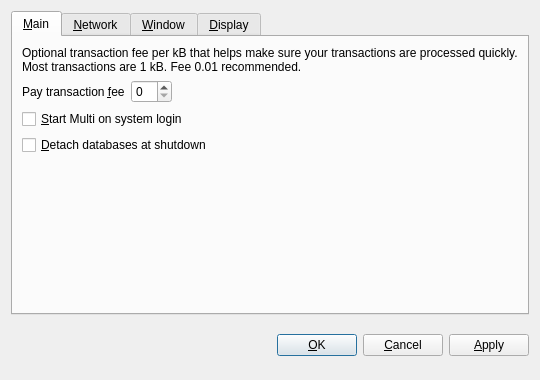
<?xml version="1.0" encoding="UTF-8"?>
<ui version="4.0">
 <class>OptionsDialog</class>
 <widget class="QDialog" name="OptionsDialog">
  <property name="geometry">
   <rect>
    <x>0</x>
    <y>0</y>
    <width>540</width>
    <height>380</height>
   </rect>
  </property>
  <property name="windowTitle">
   <string>Options</string>
  </property>
  <property name="modal">
   <bool>true</bool>
  </property>
  <layout class="QVBoxLayout" name="verticalLayout">
   <item>
    <widget class="QTabWidget" name="tabWidget">
     <property name="tabPosition">
      <enum>QTabWidget::North</enum>
     </property>
     <property name="currentIndex">
      <number>0</number>
     </property>
     <widget class="QWidget" name="tabMain">
      <attribute name="title">
       <string>&amp;Main</string>
      </attribute>
      <layout class="QVBoxLayout" name="verticalLayout_Main">
       <item>
        <widget class="QLabel" name="transactionFeeInfoLabel">
         <property name="text">
          <string>Optional transaction fee per kB that helps make sure your transactions are processed quickly. Most transactions are 1 kB. Fee 0.01 recommended.</string>
         </property>
         <property name="textFormat">
          <enum>Qt::PlainText</enum>
         </property>
         <property name="wordWrap">
          <bool>true</bool>
         </property>
        </widget>
       </item>
       <item>
        <layout class="QHBoxLayout" name="horizontalLayout_Main">
         <item>
          <widget class="QLabel" name="transactionFeeLabel">
           <property name="text">
            <string>Pay transaction &amp;fee</string>
           </property>
           <property name="textFormat">
            <enum>Qt::PlainText</enum>
           </property>
           <property name="buddy">
            <cstring>transactionFee</cstring>
           </property>
          </widget>
         </item>
         <item>
          <widget class="BitcoinAmountField" name="transactionFee"/>
         </item>
         <item>
          <spacer name="horizontalSpacer_Main">
           <property name="orientation">
            <enum>Qt::Horizontal</enum>
           </property>
           <property name="sizeHint" stdset="0">
            <size>
             <width>40</width>
             <height>20</height>
            </size>
           </property>
          </spacer>
         </item>
        </layout>
       </item>
       <item>
        <widget class="QCheckBox" name="bitcoinAtStartup">
         <property name="toolTip">
          <string>Automatically start Multi after logging in to the system.</string>
         </property>
         <property name="text">
          <string>&amp;Start Multi on system login</string>
         </property>
        </widget>
       </item>
       <item>
        <widget class="QCheckBox" name="detachDatabases">
         <property name="toolTip">
          <string>Detach block and address databases at shutdown. This means they can be moved to another data directory, but it slows down shutdown. The wallet is always detached.</string>
         </property>
         <property name="text">
          <string>&amp;Detach databases at shutdown</string>
         </property>
        </widget>
       </item>
       <item>
        <spacer name="verticalSpacer_Main">
         <property name="orientation">
          <enum>Qt::Vertical</enum>
         </property>
         <property name="sizeHint" stdset="0">
          <size>
           <width>20</width>
           <height>40</height>
          </size>
         </property>
        </spacer>
       </item>
      </layout>
     </widget>
     <widget class="QWidget" name="tabNetwork">
      <attribute name="title">
       <string>&amp;Network</string>
      </attribute>
      <layout class="QVBoxLayout" name="verticalLayout_Network">
       <item>
        <widget class="QCheckBox" name="mapPortUpnp">
         <property name="toolTip">
          <string>Automatically open the Multi client port on the router. This only works when your router supports UPnP and it is enabled.</string>
         </property>
         <property name="text">
          <string>Map port using &amp;UPnP</string>
         </property>
        </widget>
       </item>
       <item>
        <widget class="QCheckBox" name="connectSocks">
         <property name="toolTip">
          <string>Connect to the Multi network through a SOCKS proxy (e.g. when connecting through Tor).</string>
         </property>
         <property name="text">
          <string>&amp;Connect through SOCKS proxy:</string>
         </property>
        </widget>
       </item>
       <item>
        <layout class="QHBoxLayout" name="horizontalLayout_Network">
         <item>
          <widget class="QLabel" name="proxyIpLabel">
           <property name="text">
            <string>Proxy &amp;IP:</string>
           </property>
           <property name="textFormat">
            <enum>Qt::PlainText</enum>
           </property>
           <property name="buddy">
            <cstring>proxyIp</cstring>
           </property>
          </widget>
         </item>
         <item>
          <widget class="QValidatedLineEdit" name="proxyIp">
           <property name="maximumSize">
            <size>
             <width>140</width>
             <height>16777215</height>
            </size>
           </property>
           <property name="toolTip">
            <string>IP address of the proxy (e.g. 127.0.0.1)</string>
           </property>
          </widget>
         </item>
         <item>
          <widget class="QLabel" name="proxyPortLabel">
           <property name="text">
            <string>&amp;Port:</string>
           </property>
           <property name="textFormat">
            <enum>Qt::PlainText</enum>
           </property>
           <property name="buddy">
            <cstring>proxyPort</cstring>
           </property>
          </widget>
         </item>
         <item>
          <widget class="QLineEdit" name="proxyPort">
           <property name="maximumSize">
            <size>
             <width>55</width>
             <height>16777215</height>
            </size>
           </property>
           <property name="toolTip">
            <string>Port of the proxy (e.g. 9050)</string>
           </property>
          </widget>
         </item>
         <item>
          <widget class="QLabel" name="socksVersionLabel">
           <property name="text">
            <string>SOCKS &amp;Version:</string>
           </property>
           <property name="textFormat">
            <enum>Qt::PlainText</enum>
           </property>
           <property name="buddy">
            <cstring>socksVersion</cstring>
           </property>
          </widget>
         </item>
         <item>
          <widget class="QValueComboBox" name="socksVersion">
           <property name="toolTip">
            <string>SOCKS version of the proxy (e.g. 5)</string>
           </property>
          </widget>
         </item>
         <item>
          <spacer name="horizontalSpacer_Network">
           <property name="orientation">
            <enum>Qt::Horizontal</enum>
           </property>
           <property name="sizeHint" stdset="0">
            <size>
             <width>40</width>
             <height>20</height>
            </size>
           </property>
          </spacer>
         </item>
        </layout>
       </item>
       <item>
        <spacer name="verticalSpacer_Network">
         <property name="orientation">
          <enum>Qt::Vertical</enum>
         </property>
         <property name="sizeHint" stdset="0">
          <size>
           <width>20</width>
           <height>40</height>
          </size>
         </property>
        </spacer>
       </item>
      </layout>
     </widget>
     <widget class="QWidget" name="tabWindow">
      <attribute name="title">
       <string>&amp;Window</string>
      </attribute>
      <layout class="QVBoxLayout" name="verticalLayout_Window">
       <item>
        <widget class="QCheckBox" name="minimizeToTray">
         <property name="toolTip">
          <string>Show only a tray icon after minimizing the window.</string>
         </property>
         <property name="text">
          <string>&amp;Minimize to the tray instead of the taskbar</string>
         </property>
        </widget>
       </item>
       <item>
        <widget class="QCheckBox" name="minimizeOnClose">
         <property name="toolTip">
          <string>Minimize instead of exit the application when the window is closed. When this option is enabled, the application will be closed only after selecting Quit in the menu.</string>
         </property>
         <property name="text">
          <string>M&amp;inimize on close</string>
         </property>
        </widget>
       </item>
       <item>
        <spacer name="verticalSpacer_Window">
         <property name="orientation">
          <enum>Qt::Vertical</enum>
         </property>
         <property name="sizeHint" stdset="0">
          <size>
           <width>20</width>
           <height>40</height>
          </size>
         </property>
        </spacer>
       </item>
      </layout>
     </widget>
     <widget class="QWidget" name="tabDisplay">
      <attribute name="title">
       <string>&amp;Display</string>
      </attribute>
      <layout class="QVBoxLayout" name="verticalLayout_Display">
       <item>
        <layout class="QHBoxLayout" name="horizontalLayout_1_Display">
         <item>
          <widget class="QLabel" name="langLabel">
           <property name="text">
            <string>User Interface &amp;language:</string>
           </property>
           <property name="textFormat">
            <enum>Qt::PlainText</enum>
           </property>
           <property name="buddy">
            <cstring>lang</cstring>
           </property>
          </widget>
         </item>
         <item>
          <widget class="QValueComboBox" name="lang">
           <property name="toolTip">
            <string>The user interface language can be set here. This setting will take effect after restarting Multi.</string>
           </property>
          </widget>
         </item>
        </layout>
       </item>
       <item>
        <layout class="QHBoxLayout" name="horizontalLayout_2_Display">
         <item>
          <widget class="QLabel" name="unitLabel">
           <property name="text">
            <string>&amp;Unit to show amounts in:</string>
           </property>
           <property name="textFormat">
            <enum>Qt::PlainText</enum>
           </property>
           <property name="buddy">
            <cstring>unit</cstring>
           </property>
          </widget>
         </item>
         <item>
          <widget class="QValueComboBox" name="unit">
           <property name="toolTip">
            <string>Choose the default subdivision unit to show in the interface and when sending coins.</string>
           </property>
          </widget>
         </item>
        </layout>
       </item>
       <item>
        <widget class="QCheckBox" name="displayAddresses">
         <property name="toolTip">
          <string>Whether to show Multi addresses in the transaction list or not.</string>
         </property>
         <property name="text">
          <string>&amp;Display addresses in transaction list</string>
         </property>
        </widget>
       </item>
       <item>
        <widget class="QCheckBox" name="coinControlFeatures">
         <property name="toolTip">
          <string>Whether to show coin control features or not.</string>
         </property>
         <property name="text">
          <string>Display coin &amp;control features (experts only!)</string>
         </property>
        </widget>
       </item>
       <item>
        <spacer name="verticalSpacer_Display">
         <property name="orientation">
          <enum>Qt::Vertical</enum>
         </property>
         <property name="sizeHint" stdset="0">
          <size>
           <width>20</width>
           <height>40</height>
          </size>
         </property>
        </spacer>
       </item>
      </layout>
     </widget>
    </widget>
   </item>
   <item>
    <layout class="QHBoxLayout" name="horizontalLayout_Buttons">
     <item>
      <spacer name="horizontalSpacer_1">
       <property name="orientation">
        <enum>Qt::Horizontal</enum>
       </property>
       <property name="sizeHint" stdset="0">
        <size>
         <width>40</width>
         <height>48</height>
        </size>
       </property>
      </spacer>
     </item>
     <item>
      <widget class="QLabel" name="statusLabel">
       <property name="font">
        <font>
         <weight>75</weight>
         <bold>true</bold>
        </font>
       </property>
       <property name="text">
        <string/>
       </property>
       <property name="textFormat">
        <enum>Qt::PlainText</enum>
       </property>
       <property name="wordWrap">
        <bool>true</bool>
       </property>
      </widget>
     </item>
     <item>
      <spacer name="horizontalSpacer_2">
       <property name="orientation">
        <enum>Qt::Horizontal</enum>
       </property>
       <property name="sizeHint" stdset="0">
        <size>
         <width>40</width>
         <height>48</height>
        </size>
       </property>
      </spacer>
     </item>
     <item>
      <widget class="QPushButton" name="okButton">
       <property name="text">
        <string>&amp;OK</string>
       </property>
      </widget>
     </item>
     <item>
      <widget class="QPushButton" name="cancelButton">
       <property name="text">
        <string>&amp;Cancel</string>
       </property>
       <property name="autoDefault">
        <bool>false</bool>
       </property>
      </widget>
     </item>
     <item>
      <widget class="QPushButton" name="applyButton">
       <property name="text">
        <string>&amp;Apply</string>
       </property>
       <property name="autoDefault">
        <bool>false</bool>
       </property>
      </widget>
     </item>
    </layout>
   </item>
  </layout>
 </widget>
 <customwidgets>
  <customwidget>
   <class>BitcoinAmountField</class>
   <extends>QSpinBox</extends>
   <header>bitcoinamountfield.h</header>
  </customwidget>
  <customwidget>
   <class>QValueComboBox</class>
   <extends>QComboBox</extends>
   <header>qvaluecombobox.h</header>
  </customwidget>
  <customwidget>
   <class>QValidatedLineEdit</class>
   <extends>QLineEdit</extends>
   <header>qvalidatedlineedit.h</header>
  </customwidget>
 </customwidgets>
 <resources/>
 <connections/>
</ui>
